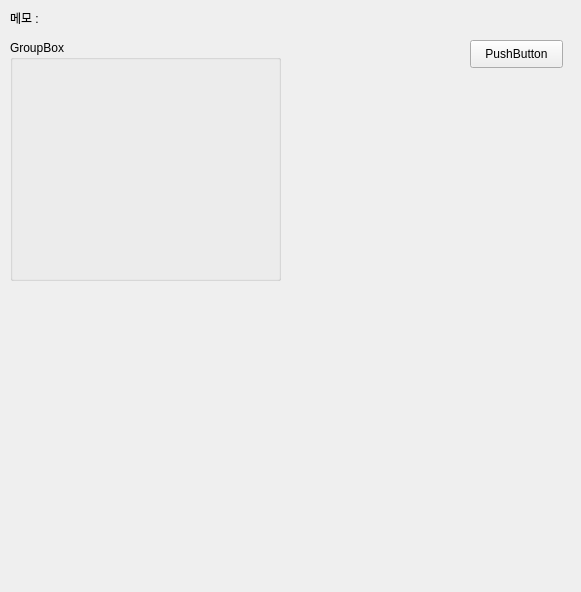
<?xml version="1.0" encoding="UTF-8"?>
<ui version="4.0">
 <class>Form</class>
 <widget class="QWidget" name="Form">
  <property name="geometry">
   <rect>
    <x>0</x>
    <y>0</y>
    <width>581</width>
    <height>592</height>
   </rect>
  </property>
  <property name="windowTitle">
   <string>Form</string>
  </property>
  <widget class="QLabel" name="label">
   <property name="geometry">
    <rect>
     <x>10</x>
     <y>10</y>
     <width>100</width>
     <height>15</height>
    </rect>
   </property>
   <property name="text">
    <string>메모 : </string>
   </property>
  </widget>
  <widget class="QGroupBox" name="groupBox">
   <property name="geometry">
    <rect>
     <x>10</x>
     <y>40</y>
     <width>271</width>
     <height>241</height>
    </rect>
   </property>
   <property name="title">
    <string>GroupBox</string>
   </property>
  </widget>
  <widget class="QPushButton" name="pushButton">
   <property name="geometry">
    <rect>
     <x>470</x>
     <y>40</y>
     <width>93</width>
     <height>28</height>
    </rect>
   </property>
   <property name="text">
    <string>PushButton</string>
   </property>
  </widget>
 </widget>
 <resources/>
 <connections/>
</ui>
